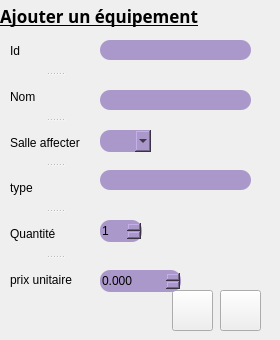
     <widget class="QWidget" name="page_8">
      <widget class="QLabel" name="label_10">
       <property name="geometry">
        <rect>
         <x>0</x>
         <y>0</y>
         <width>271</width>
         <height>31</height>
        </rect>
       </property>
       <property name="font">
        <font>
         <family>Quicksand</family>
         <pointsize>13</pointsize>
         <weight>75</weight>
         <italic>false</italic>
         <bold>true</bold>
         <underline>true</underline>
        </font>
       </property>
       <property name="styleSheet">
        <string notr="true">font: 75 13pt &quot;Quicksand&quot;;
text-decoration: underline;
font-weight:bold;</string>
       </property>
       <property name="text">
        <string>Ajouter un équipement</string>
       </property>
      </widget>
      <widget class="QLineEdit" name="lineEdit_id_equipement">
       <property name="geometry">
        <rect>
         <x>100</x>
         <y>40</y>
         <width>151</width>
         <height>20</height>
        </rect>
       </property>
       <property name="styleSheet">
        <string notr="true">border-color: rgb(255, 255, 255);

border-radius: 10px;
background-color: rgb(171, 152, 203);</string>
       </property>
      </widget>
      <widget class="QLineEdit" name="lineEdit_nom_equipement">
       <property name="geometry">
        <rect>
         <x>100</x>
         <y>90</y>
         <width>151</width>
         <height>20</height>
        </rect>
       </property>
       <property name="styleSheet">
        <string notr="true">border-color: rgb(255, 255, 255);

border-radius: 10px;
background-color: rgb(171, 152, 203);</string>
       </property>
      </widget>
      <widget class="QPushButton" name="pushButton_a_e">
       <property name="geometry">
        <rect>
         <x>172</x>
         <y>290</y>
         <width>41</width>
         <height>41</height>
        </rect>
       </property>
       <property name="styleSheet">
        <string notr="true">border-image: url(:/new/prefix1/icon/ok.png);</string>
       </property>
       <property name="text">
        <string/>
       </property>
      </widget>
      <widget class="QPushButton" name="pushButton_8">
       <property name="geometry">
        <rect>
         <x>220</x>
         <y>290</y>
         <width>41</width>
         <height>41</height>
        </rect>
       </property>
       <property name="styleSheet">
        <string notr="true">border-image: url(:/new/prefix1/icon/annuler.png);</string>
       </property>
       <property name="text">
        <string/>
       </property>
      </widget>
      <widget class="QSplitter" name="splitter_4">
       <property name="geometry">
        <rect>
         <x>10</x>
         <y>30</y>
         <width>90</width>
         <height>271</height>
        </rect>
       </property>
       <property name="orientation">
        <enum>Qt::Vertical</enum>
       </property>
       <widget class="QLabel" name="label_29">
        <property name="text">
         <string>Id</string>
        </property>
       </widget>
       <widget class="QLabel" name="label_30">
        <property name="text">
         <string>Nom</string>
        </property>
       </widget>
       <widget class="QLabel" name="label_31">
        <property name="text">
         <string>Salle affecter</string>
        </property>
       </widget>
       <widget class="QLabel" name="label_32">
        <property name="text">
         <string>type</string>
        </property>
       </widget>
       <widget class="QLabel" name="label_33">
        <property name="text">
         <string>Quantité</string>
        </property>
       </widget>
       <widget class="QLabel" name="label_40">
        <property name="text">
         <string>prix unitaire</string>
        </property>
       </widget>
      </widget>
      <widget class="QLineEdit" name="lineEdit_type_equipement">
       <property name="geometry">
        <rect>
         <x>100</x>
         <y>170</y>
         <width>151</width>
         <height>20</height>
        </rect>
       </property>
       <property name="styleSheet">
        <string notr="true">border-color: rgb(255, 255, 255);

border-radius: 10px;
background-color: rgb(171, 152, 203);</string>
       </property>
      </widget>
      <widget class="QSpinBox" name="spinBox_quatite_equipement">
       <property name="geometry">
        <rect>
         <x>100</x>
         <y>220</y>
         <width>42</width>
         <height>22</height>
        </rect>
       </property>
       <property name="styleSheet">
        <string notr="true">border-color: rgb(255, 255, 255);

border-radius: 10px;
background-color: rgb(171, 152, 203);</string>
       </property>
       <property name="value">
        <number>1</number>
       </property>
      </widget>
      <widget class="QDoubleSpinBox" name="doubleSpinBox_prix_unutaire_equipement">
       <property name="geometry">
        <rect>
         <x>100</x>
         <y>270</y>
         <width>81</width>
         <height>22</height>
        </rect>
       </property>
       <property name="styleSheet">
        <string notr="true">border-color: rgb(255, 255, 255);

border-radius: 10px;
background-color: rgb(171, 152, 203);</string>
       </property>
       <property name="decimals">
        <number>3</number>
       </property>
       <property name="maximum">
        <double>1000.990000000000009</double>
       </property>
      </widget>
      <widget class="QComboBox" name="comboBox_salle_a_e">
       <property name="geometry">
        <rect>
         <x>100</x>
         <y>130</y>
         <width>51</width>
         <height>22</height>
        </rect>
       </property>
       <property name="styleSheet">
        <string notr="true">border-color: rgb(255, 255, 255);
border-radius: 10px;
background-color: rgb(171, 152, 203);</string>
       </property>
      </widget>
     </widget>
